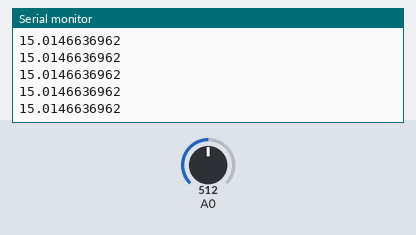
A sketch run on a simulated Arduino Uno, built with avr-gcc and run on an emulated ATmega328P. On the bench: the last lines printed to the serial monitor. The test bench sets the inputs (shaded band); at power-on: A0 = 512.

Above: at 1.2 s.
1.3 s: A0 set to 716
At 2.2 s:
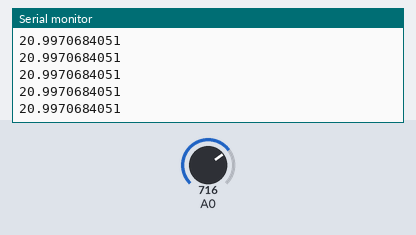
2.8 s: A0 set to 900
At 3.8 s:
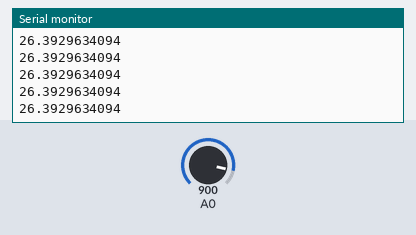
Timing chart, 0 to 5.8 s (numbered marks = the images above; inputs shaded):
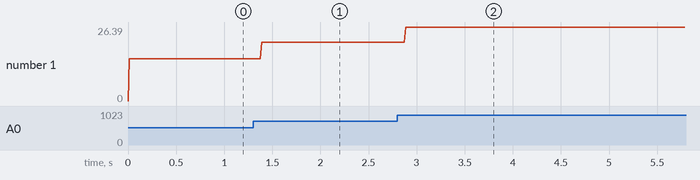

The sketch:

FiltroMedianaDigital.ino
```cpp
void setup() {
  pinMode(A0,INPUT);
  Serial.begin(9600);
}
float x1=0,x2=0,vo,pot,m, X[3], aux, vf, x3;
int i,j;
void loop() {
  pot= analogRead(A0);
  vo = (pot*5)/1023; //Voltaje acondicionado en A0
  vf = vo*0.3/5; //Voltaje Normal
  x3= vf/0.01; //Temperatura
  X[0]=x1;
  X[1]=x2;
  X[2]=x3;
  for(i=1;i<3;i++) //Ordenamiento Burbuja (ordena de menor a mayor los valores)
  {
    for(j=0;j<(3-i);j++)
    {
      if(X[j]>X[j+1])
      {
        aux = X[j];
        X[j]=X[j+1];
        X[j+1]=aux;
      }
    }
  }
  m = X[1]; //Valor central
  Serial.println(m,10);
  x1=x2;
  x2=x3;
  delay(1); //Cada 0.01 segundos
}
```

Measured:
- after the input at 1.3 s, the serial monitor: prints a new line after 0.09 s (image 1)
- after the input at 2.8 s, the serial monitor: prints a new line after 0.09 s (image 2)
- plotted number 1: 15.01 → 21 after the input at 1.3 s, 21 → 26.3 after the input at 2.8 s
